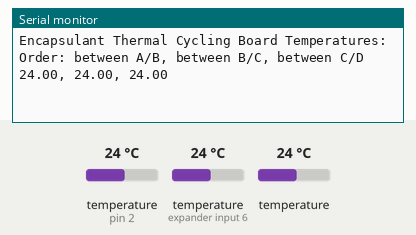
Bench run of a sketch on a simulated Arduino Uno, built with avr-gcc and run on an emulated ATmega328P. On the bench: the last lines printed to the serial monitor. The test bench sets the inputs (shaded band); at power-on: temperature (sensors on pin 2, expander input 6) 24 °C, temperature 24 °C.

Above: at 3.2 s.
3.3 s: temperature (sensor on pin 2) set to 12 °C
At 5.5 s:
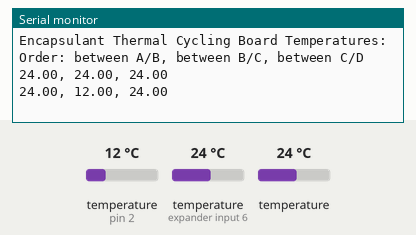
5.8 s: temperature (sensor on expander input 6) set to 12 °C
At 6.9 s:
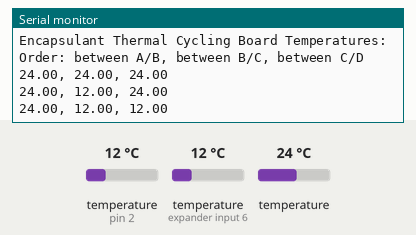
8.3 s: temperature (sensor 202) set to 12 °C
At 8.3 s:
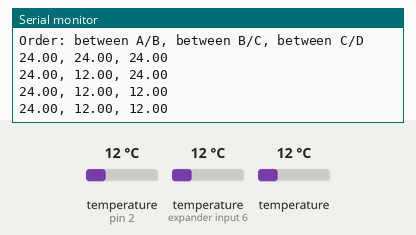
10.8 s: temperature (sensor on pin 2) set to 19 °C
At 12.3 s:
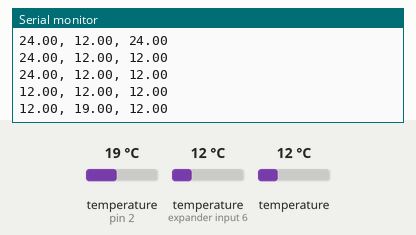
13.3 s: temperature (sensor on expander input 6) set to 19 °C
At 14.5 s:
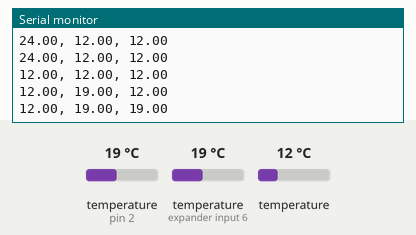
15.8 s: temperature (sensor 202) set to 19 °C
At 17.7 s:
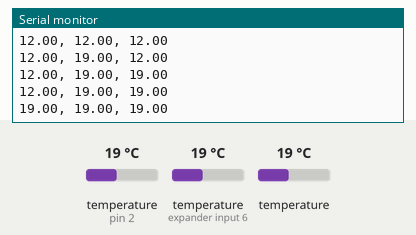
Timing chart, 0 to 19.2 s (numbered marks = the images above; inputs shaded):
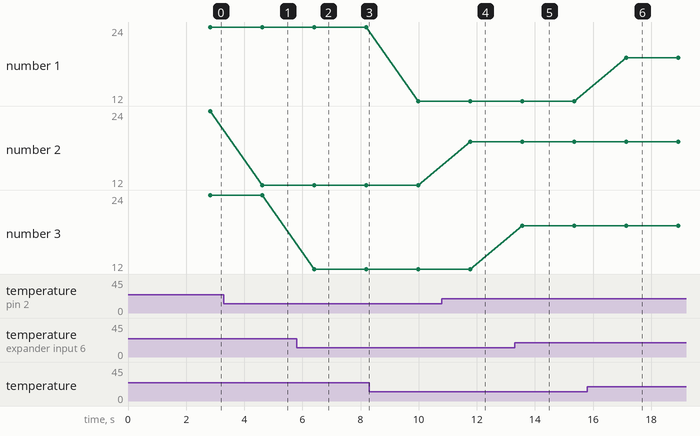

Measured:
- after the input at 3.3 s, the serial monitor: prints a new line after 1.3 s (image 1)
- after the input at 5.8 s, the serial monitor: prints a new line after 0.61 s (image 2)
- after the input at 10.8 s, the serial monitor: prints a new line after 0.97 s (image 4)
- after the input at 13.3 s, the serial monitor: prints a new line after 0.26 s (image 5)
- after the input at 15.8 s, the serial monitor: prints a new line after 1.3 s (image 6)
- plotted number 2: 24 → 12 after the input at 3.3 s, 12 → 19 after the input at 10.8 s

The sketch:

peltier_w__OneWire.ino
```cpp
//included libraries
#include <DallasTemperature.h>
#include <OneWire.h>

#define ONE_WIRE_BUS 2 //define data pin for sensors

OneWire oneWire(ONE_WIRE_BUS);

DallasTemperature sensors(&oneWire);

void setup() {
  Serial.begin(9600);
  Serial.println("Encapsulant Thermal Cycling Board Temperatures:");
  Serial.println("Order: between A/B, between B/C, between C/D");
  sensors.begin();
  delay(2000);

  sensors.begin();
}

void loop() {

  sensors.requestTemperatures();
  Serial.println();
  Serial.print(sensors.getTempCByIndex(2)); Serial.print(", ");
  Serial.print(sensors.getTempCByIndex(0)); Serial.print(", ");
  Serial.print(sensors.getTempCByIndex(1)); //sensors weren't reading linearly

  delay(1000);

}
```
